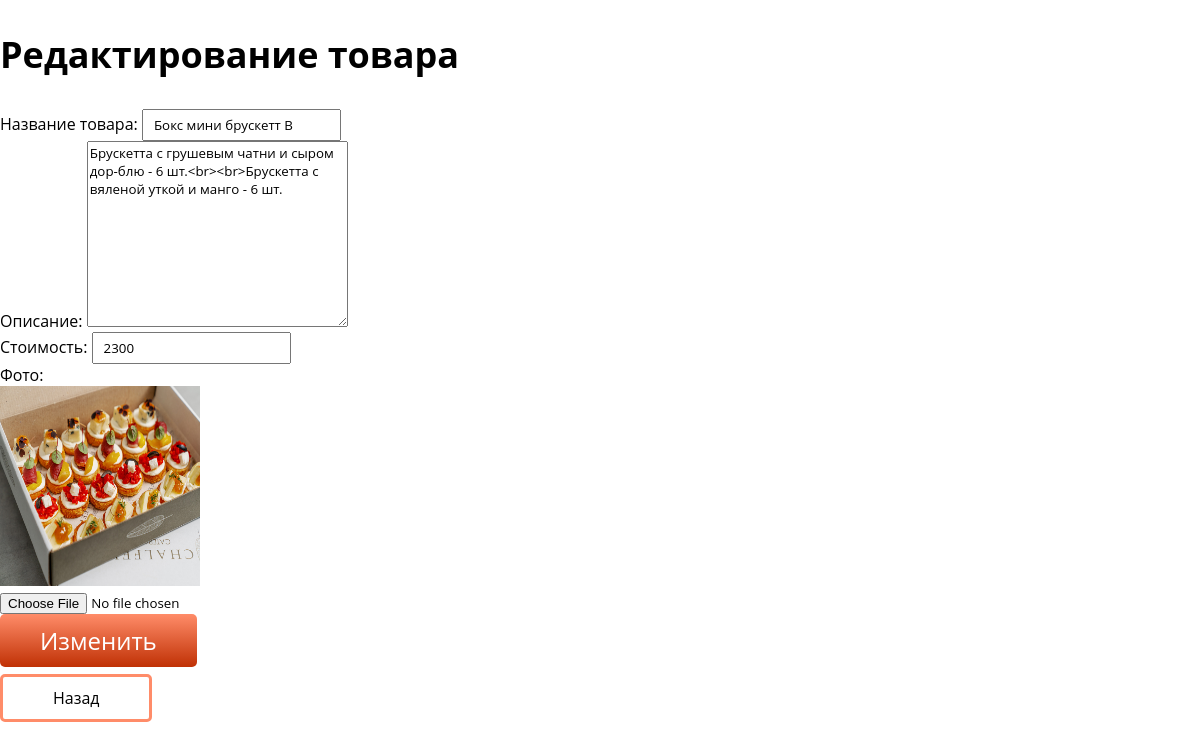
/admin/edit.php?id=3, run on the app's committed database.
### tables this page shows
CREATE TABLE `products` (
  `id` int NOT NULL,
  `image` varchar(255) NOT NULL,
  `name` varchar(255) NOT NULL,
  `description` varchar(1000) NOT NULL,
  `price` int NOT NULL
);

### admin/edit.php (the view, shortened to what this page needs)
<?php
require_once "editback.php";
$id = $_GET["id"];
$sqlsearch="SELECT * FROM `products` WHERE id=$id";
$result=$connect->query($sqlsearch);
$product_edit = $result->fetch_all(MYSQLI_ASSOC);
if($result = $connect->query($sqlsearch)){
    foreach($product_edit as $row){
        $name = $row["name"];
        $dics = $row["description"];
        $price = $row["price"];
        $image = $row["image"];
    }
}
?>
<!DOCTYPE html>
<html lang="en">
<head>
    <link rel="stylesheet" href="../assets/css/addeditdeletepage.css">
</head>
<body>
    <main class="page __container">
        <section class="page__edit edit">
        <h1>Редактирование товара</h1>
            <div class="edit__container">
                <div class="edit__body">
                    <div class="edit__form">
                        <form action="" method="post" class="form" enctype="multipart/form-data">
                            <div class="edit1__column">
                                <label for="title">Название товара:</label>
                                <input type="text" name="name" value="<?=$name?>" class="form__item">
                            </div>
                            <div class="edit1__column">
                                <label for="title">Описание:</label>
                                <textarea name="description" cols="30" rows="10"><?=$dics?></textarea>
                            </div>
                            <div class="edit1__column">
                                <label for="title">Стоимость:</label>
                                <input type="text" name="price" value="<?=$price?>" class="form__item">
                            </div>
                            <div class="edit1__column">
                                <label for="title">Фото:</label>
                                <div class="edit_img">
                                    <img width="200px" height="200px" src="../assets/img/<?=$image?>" alt="">
                                    <input type="file" name="image">
                                    <input class="form_button" type="submit" name="edit__button" value="Изменить">
                                </div>
                            </div>
                        </form>
                        <a href="adminka.php" class="btn-back">Назад</a>
                    </div>
                </div>
            </div>
        </section>
    </main>
</body>
</html>

### assets/css/addeditdeletepage.css (style rules this page uses)
* { list-style: none; text-decoration: none; color: black; font-family: 'Open Sans', sans-serif; }
body { margin: 0; }
.form_button { padding: 20px 60px; border-radius: 5px; border: none; color: white; font-size: 24px; background: linear-gradient(180deg, #FF8C69 0%, #C03105 100%); cursor: pointer; }
.page__edit { width: 1200px; margin: 0 auto; }
.page__edit h1 { font-size: 36px; }
.form__item { padding: 5px 10px; }
.edit_img { flex-direction: column; width: 400px; }
.form_button { padding: 10px 40px; background: linear-gradient(180deg, #FF8C69 0%, #C03105 100%); border: none; border-radius: 5px; color: white; cursor: pointer; margin-bottom: 5%; }
.btn-back { padding: 10px 50px; border-radius: 5px; border: 3px solid #FF8C69; }

### data on the page
products: name "Бокс мини брускетт B", description "Брускетта с грушевым чатни и сыром дор-блю - 6 шт.<br><br>Брускетта с вяленой уткой и манго - 6 шт.", price "2300", image (picture)
